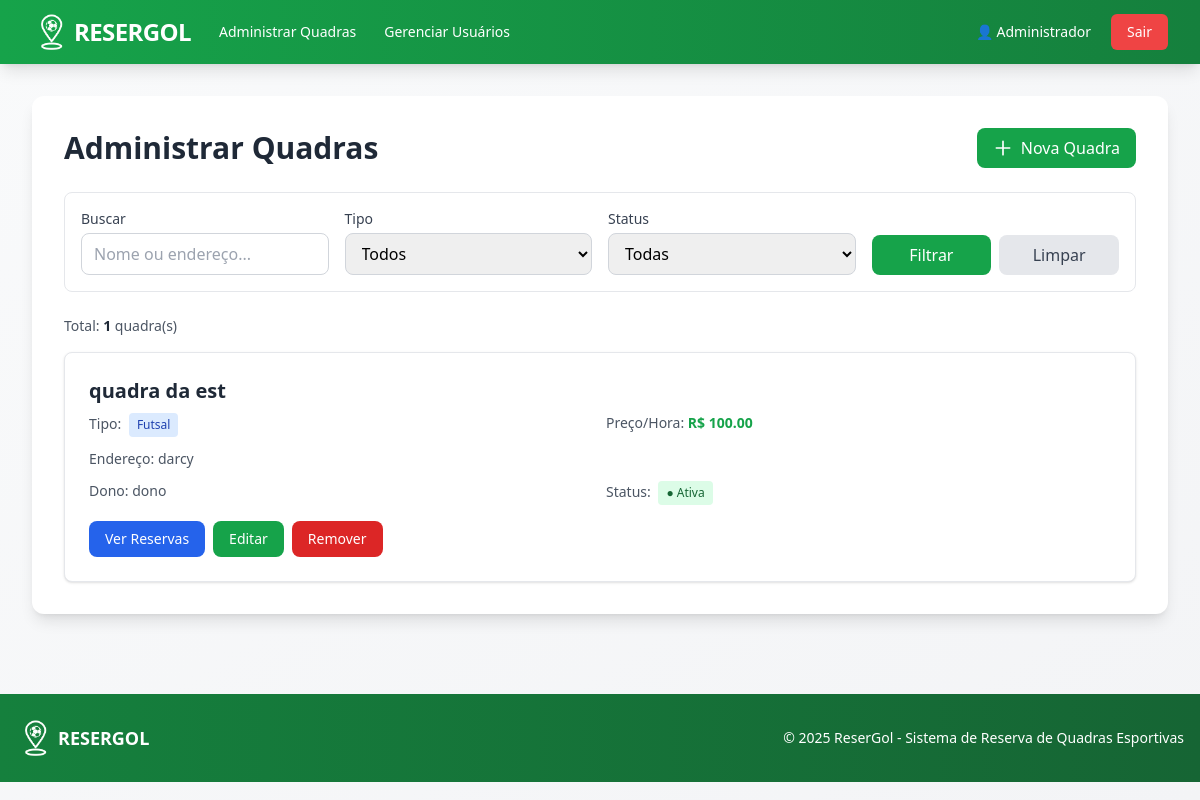
Page /admin/quadras (signed in) on the committed database.
### models/usuario_model.py (models this page shows, shortened)
class Usuario(UserMixin, db.Model):
    __tablename__ = 'usuarios'
    id = db.Column(db.Integer, primary_key=True)
    nome = db.Column(db.String(120), nullable=False)
    email = db.Column(db.String(120), unique=True, nullable=False)
    senha_hash = db.Column(db.String(255), nullable=False)
    role = db.Column(db.String(20), default='usuario')
    criado_em = db.Column(db.DateTime, default=datetime.utcnow)
    tentativas_login = db.Column(db.Integer, default=0)
    bloqueado_ate = db.Column(db.DateTime, nullable=True)
    quadras = db.relationship('Quadra', backref='dono', lazy=True, foreign_keys='Quadra.dono_id')
    reservas = db.relationship('Reserva', backref='usuario', lazy=True, foreign_keys='Reserva.usuario_id')
    def is_dono_quadra(self):
        return self.role == 'dono_quadra'
    def is_admin(self):
        return self.role == 'admin'

### models/quadra_model.py (models this page shows, shortened)
class Quadra(db.Model):
    __tablename__ = 'quadras'
    id = db.Column(db.Integer, primary_key=True)
    nome = db.Column(db.String(120), nullable=False)
    endereco = db.Column(db.String(255), nullable=False)
    tipo = db.Column(db.String(50), nullable=False)
    descricao = db.Column(db.Text, nullable=True)
    preco_hora = db.Column(db.Float, nullable=False)
    ativa = db.Column(db.Boolean, default=True)
    criado_em = db.Column(db.DateTime, default=datetime.utcnow)
    dono_id = db.Column(db.Integer, db.ForeignKey('usuarios.id'), nullable=False)
    reservas = db.relationship('Reserva', backref='quadra', lazy=True, cascade='all, delete-orphan')

### app.py (the view)
@app.route('/admin/quadras')
@login_required
def admin_quadras():
    return QuadraController.admin_listar_quadras()

### app.py (called while the page is built)
@login_manager.user_loader
def load_user(user_id):
    return Usuario.query.get(int(user_id))

### templates/admin/quadras_admin.html (shortened to what this page needs)
{% extends "base.html" %}
{% block content %}
    <div class="flex justify-between items-center mb-6">
        <h2 class="text-3xl font-bold text-gray-800">Administrar Quadras</h2>
        <a href="{{ url_for('admin_cadastrar_quadra') }}"
           class="inline-flex items-center px-4 py-2 bg-resergol-600 hover:bg-resergol-700 text-white font-medium rounded-lg transition duration-200">
            <svg class="w-5 h-5 mr-2" fill="none" stroke="currentColor" viewBox="0 0 24 24">
                <path stroke-linecap="round" stroke-linejoin="round" stroke-width="2" d="M12 4v16m8-8H4"></path>
            </svg>
            Nova Quadra
        </a>
    </div>
    <form method="GET" class="bg-white border border-gray-200 rounded-lg p-4 mb-6">
        <div class="grid grid-cols-1 md:grid-cols-4 gap-4">
            <div>
                <label for="busca" class="block text-sm font-medium text-gray-700 mb-1">Buscar</label>
                <input type="text" id="busca" name="busca" value="{{ filtro_busca }}"
                       placeholder="Nome ou endereço..."
                       class="w-full px-3 py-2 border border-gray-300 rounded-lg focus:outline-none focus:ring-2 focus:ring-resergol-500">
            </div>
            <div>
                <label for="tipo" class="block text-sm font-medium text-gray-700 mb-1">Tipo</label>
                <select id="tipo" name="tipo"
                        class="w-full px-3 py-2 border border-gray-300 rounded-lg focus:outline-none focus:ring-2 focus:ring-resergol-500">
                    <option value="todos" {% if filtro_tipo == 'todos' %}selected{% endif %}>Todos</option>
                </select>
            </div>
            <div>
                <label for="status" class="block text-sm font-medium text-gray-700 mb-1">Status</label>
                <select id="status" name="status"
                        class="w-full px-3 py-2 border border-gray-300 rounded-lg focus:outline-none focus:ring-2 focus:ring-resergol-500">
                    <option value="todos" {% if filtro_status == 'todos' %}selected{% endif %}>Todas</option>
                </select>
            </div>
            <div class="flex items-end gap-2">
                <button type="submit"
                        class="flex-1 bg-resergol-600 hover:bg-resergol-700 text-white font-medium py-2 px-4 rounded-lg transition">
                    Filtrar
                </button>
                <a href="{{ url_for('admin_quadras') }}"
                   class="flex-1 text-center bg-gray-200 hover:bg-gray-300 text-gray-700 font-medium py-2 px-4 rounded-lg transition">
                    Limpar
                </a>
            </div>
        </div>
    </form>
    {% if quadras %}
        <p class="text-sm text-gray-600 mb-4">
            Total: <strong class="text-gray-800">{{ quadras|length }}</strong> quadra(s)
        </p>
        <div class="space-y-4">
            {% for quadra in quadras %}
            <div class="bg-white rounded-lg shadow border border-gray-200 overflow-hidden hover:shadow-lg transition-shadow">
                <div class="p-6">
                    <div class="flex justify-between items-start mb-4">
                        <div class="flex-1">
                            <h3 class="text-xl font-bold text-gray-800 mb-2">{{ quadra.nome }}</h3>
                            <div class="grid grid-cols-1 md:grid-cols-2 gap-3 text-sm text-gray-600">
                                <p>
                                    <span class="font-medium">Tipo:</span>
                                    <span class="inline-block px-2 py-1 bg-blue-100 text-blue-800 rounded text-xs ml-1">
                                        {{ quadra.tipo|capitalize }}
                                    </span>
                                </p>
                                <p>
                                    <span class="font-medium">Preço/Hora:</span>
                                    <span class="text-green-600 font-bold">R$ {{ "%.2f"|format(quadra.preco_hora) }}</span>
                                </p>
                                <p class="col-span-2">
                                    <span class="font-medium">Endereço:</span> {{ quadra.endereco }}
                                </p>
                                <p>
                                    <span class="font-medium">Dono:</span> {{ quadra.dono.nome }}
                                </p>
                                <p>
                                    <span class="font-medium">Status:</span>
                                    {% if quadra.ativa %}
                                        <span class="inline-block px-2 py-1 bg-green-100 text-green-800 rounded text-xs ml-1 font-medium">● Ativa</span>
                                    {% else %}
                                        <span class="inline-block px-2 py-1 bg-red-100 text-red-800 rounded text-xs ml-1 font-medium">● Inativa</span>
                                    {% endif %}
                                </p>
                            </div>
                        </div>
                    </div>
                    <div class="flex gap-2">
                        <a href="{{ url_for('admin_ver_reservas_quadra', quadra_id=quadra.id) }}"
                           class="inline-flex items-center px-4 py-2 bg-blue-600 hover:bg-blue-700 text-white text-sm font-medium rounded-lg transition">
                            Ver Reservas
                        </a>
                        <a href="{{ url_for('admin_editar_quadra', quadra_id=quadra.id) }}"
                           class="inline-flex items-center px-4 py-2 bg-green-600 hover:bg-green-700 text-white text-sm font-medium rounded-lg transition">
                            Editar
                        </a>
                        <a href="{{ url_for('admin_remover_quadra', quadra_id=quadra.id) }}"
                           onclick="return confirm('Tem certeza que deseja remover esta quadra? Todas as reservas também serão removidas!')"
                           class="inline-flex items-center px-4 py-2 bg-red-600 hover:bg-red-700 text-white text-sm font-medium rounded-lg transition">
                            Remover
                        </a>
                    </div>
                </div>
            </div>
            {% endfor %}
        </div>
    {% endif %}
{% endblock %}

### templates/base.html (shortened to what this page needs)
<!DOCTYPE HTML>
<html lang="pt-BR">
<head>
    <script src="https://cdn.tailwindcss.com"></script>
</head>
<body class="bg-gradient-to-br from-gray-50 to-gray-100 min-h-screen">
    <nav class="bg-gradient-to-r from-resergol-600 to-resergol-700 shadow-lg">
        <div class="max-w-7xl mx-auto px-4 sm:px-6 lg:px-8">
            <div class="flex items-center justify-between h-16">
                <div class="flex items-center space-x-4">
                    <a href="{{ url_for('index') }}" class="flex items-center space-x-0.5 hover:opacity-90 transition">
                        <img src="{{ url_for('static', filename='resergol_pin.png') }}" alt="Logo ReserGol" class="h-10 w-10">
                        <span class="text-white font-bold text-2xl tracking-tight">RESERGOL</span>
                    </a>
                    {% if current_user.is_authenticated %}
                        <div class="hidden md:flex items-center space-x-1 ml-8">
                            {% if current_user.is_admin() %}
                                <a href="{{ url_for('admin_quadras') }}" class="text-white hover:bg-resergol-500 px-3 py-2 rounded-md text-sm font-medium transition">
                                    Administrar Quadras
                                </a>
                            {% endif %}
                            {% if current_user.is_admin() %}
                                <a href="{{ url_for('admin_usuarios') }}" class="text-white hover:bg-resergol-500 px-3 py-2 rounded-md text-sm font-medium transition">
                                    Gerenciar Usuários
                                </a>
                            {% endif %}
                        </div>
                    {% endif %}
                </div>
                                <div class="flex items-center space-x-2">
                    {% if current_user.is_authenticated %}
                        <a href="{{ url_for('perfil') }}" class="text-white hover:bg-resergol-500 px-3 py-2 rounded-md text-sm font-medium transition">
                            👤 {{ current_user.nome.split()[0] }}
                        </a>
                        <a href="{{ url_for('logout') }}" class="bg-red-500 hover:bg-red-600 text-white px-4 py-2 rounded-md text-sm font-medium transition">
                            Sair
                        </a>
                    {% endif %}
                </div>
            </div>
        </div>
    </nav>
    <div class="max-w-7xl mx-auto px-4 sm:px-6 lg:px-8 py-8">
        <div class="bg-white rounded-xl shadow-lg p-6 md:p-8">
            {% block content %}{% endblock %}
        </div>
    </div>
    <footer class="bg-gradient-to-r from-resergol-700 to-resergol-800 text-white mt-12">
        <div class="max-w-7xl mx-auto px-4 py-6">
            <div class="flex flex-col md:flex-row justify-between items-center">
                <div class="flex items-center space-x-0.5 mb-4 md:mb-0">
                    <img src="{{ url_for('static', filename='resergol_pin.png') }}" alt="Logo ReserGol" class="h-10 w-10">
                    <span class="font-bold text-lg">RESERGOL</span>
                </div>
                <p class="text-sm text-center">&copy; 2025 ReserGol - Sistema de Reserva de Quadras Esportivas</p>
            </div>
        </div>
    </footer>
</body>
</html>

### rows in the picture
Usuario: nome "Administrador"
Quadra: nome "quadra da est", tipo "Futsal", preco_hora "100.00", endereco "darcy", dono.nome "dono", ativa "● Ativa"

### other values in the picture
{{ quadras|length }} "1"
